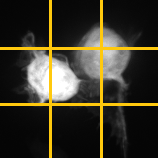
#> input picture Network/cell_quantifier/scripts/latex_scripts/elastic2.png, 158 x 158 px
$ python elastic_demo.py   (older library calls are emulated)
#> lines starting #> are read from the running program, lines starting #| are printed output that depends on the picture
#> further down, image is the input picture: shape (158, 158, 3); mean R, G, B 57.6, 53.6, 39.6
# Creates a figure showing the effects of
# Elastic Deformation side-by-side.

import numpy as np
import matplotlib.pyplot as plt
import scipy.ndimage
import scipy.misc
from scipy.ndimage.interpolation import map_coordinates
from scipy.ndimage.filters import gaussian_filter

def elastic_transform(image, alpha, sigma, random_state=None):
#> called with alpha = 100, sigma = 10
    assert len(image.shape) == 3 and image.shape[2] == 3

    if random_state is None:
        random_state = np.random.RandomState(None)

    shape = image.shape
#> shape = (158, 158, 3)

    # create random shifting vectors for each pixel
    dx = gaussian_filter((random_state.rand(*shape[0:2]) * 2 - 1), sigma, mode="constant", cval=0) * alpha
    dy = gaussian_filter((random_state.rand(*shape[0:2]) * 2 - 1), sigma, mode="constant", cval=0) * alpha

    # shift pixels using linear interpolation
    # (interpolate each channel in the same way)
    x, y = np.meshgrid(np.arange(shape[0]), np.arange(shape[1]), indexing='ij')
    indices = np.reshape(x+dx, (-1, 1)), np.reshape(y+dy, (-1, 1))

    # use nearest neighbor interpolation to preserve labels
    r = map_coordinates(image[..., 0], indices, order=3).reshape(shape[0:2])
    g = map_coordinates(image[..., 1], indices, order=3).reshape(shape[0:2])
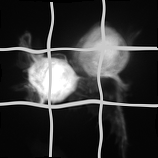
#> g: shape (158, 158); min 0, max 255, mean 53
    b = map_coordinates(image[..., 2], indices, order=3).reshape(shape[0:2])
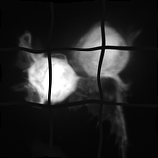
#> b: shape (158, 158); min 0, max 255, mean 38.4

    # reassemble image
    trans = np.zeros((image.shape))
    trans[..., 0] = r
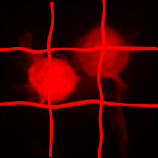
#> trans: shape (158, 158, 3) float64; mean of channels 0, 1, 2 56.8, 0, 0; drawn as R, G, B
    trans[..., 1] = g
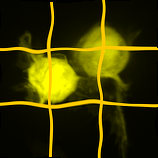
#> trans: shape (158, 158, 3) float64; mean of channels 0, 1, 2 56.8, 53, 0; drawn as R, G, B
    trans[..., 2] = b
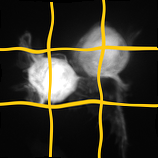
#> trans: shape (158, 158, 3) float64; mean of channels 0, 1, 2 56.8, 53, 38.4; drawn as R, G, B

    return trans


image = scipy.ndimage.imread("elastic2.png", mode="RGB")

# normal image
fig = plt.figure()
ax1 = fig.add_subplot(1, 2, 1)
ax1.imshow(image)

# deformed image
elastic = elastic_transform(image, 100, 10)
elastic = -elastic # invert colors for matplotlib
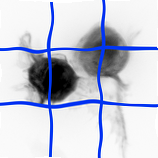
#> elastic: shape (158, 158, 3) float64; mean of channels 0, 1, 2 -56.78, -53.01, -38.44; drawn with min black and max white
ax2 = fig.add_subplot(1, 2, 2)
ax2.imshow(elastic)

ax1.axis('off')
ax2.axis('off')
plt.show()
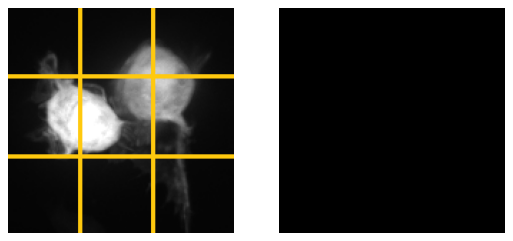
#> figure drawn by matplotlib, 2 panels

$ run again, with Network/cell_quantifier/scripts/latex_scripts/latex_test_REAL.png copied over Network/cell_quantifier/scripts/latex_scripts/elastic2.png
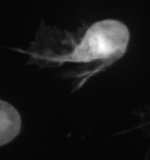
#> input picture Network/cell_quantifier/scripts/latex_scripts/latex_test_REAL.png, 150 x 160 px
#> image is the input picture: shape (160, 150, 3); min 5, max 255, mean 24.7
#> `elastic = -elastic`:
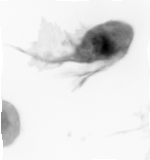
#> elastic: shape (160, 150, 3) float64; min -255, max 0, mean -25.1; drawn with min black and max white
#> `plt.show()`:
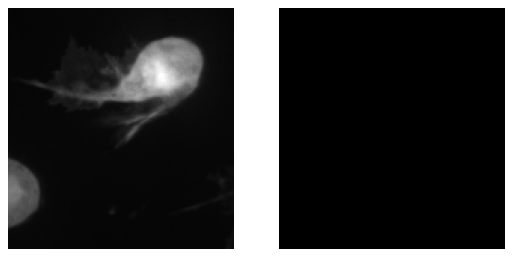
#> figure drawn by matplotlib, 2 panels
